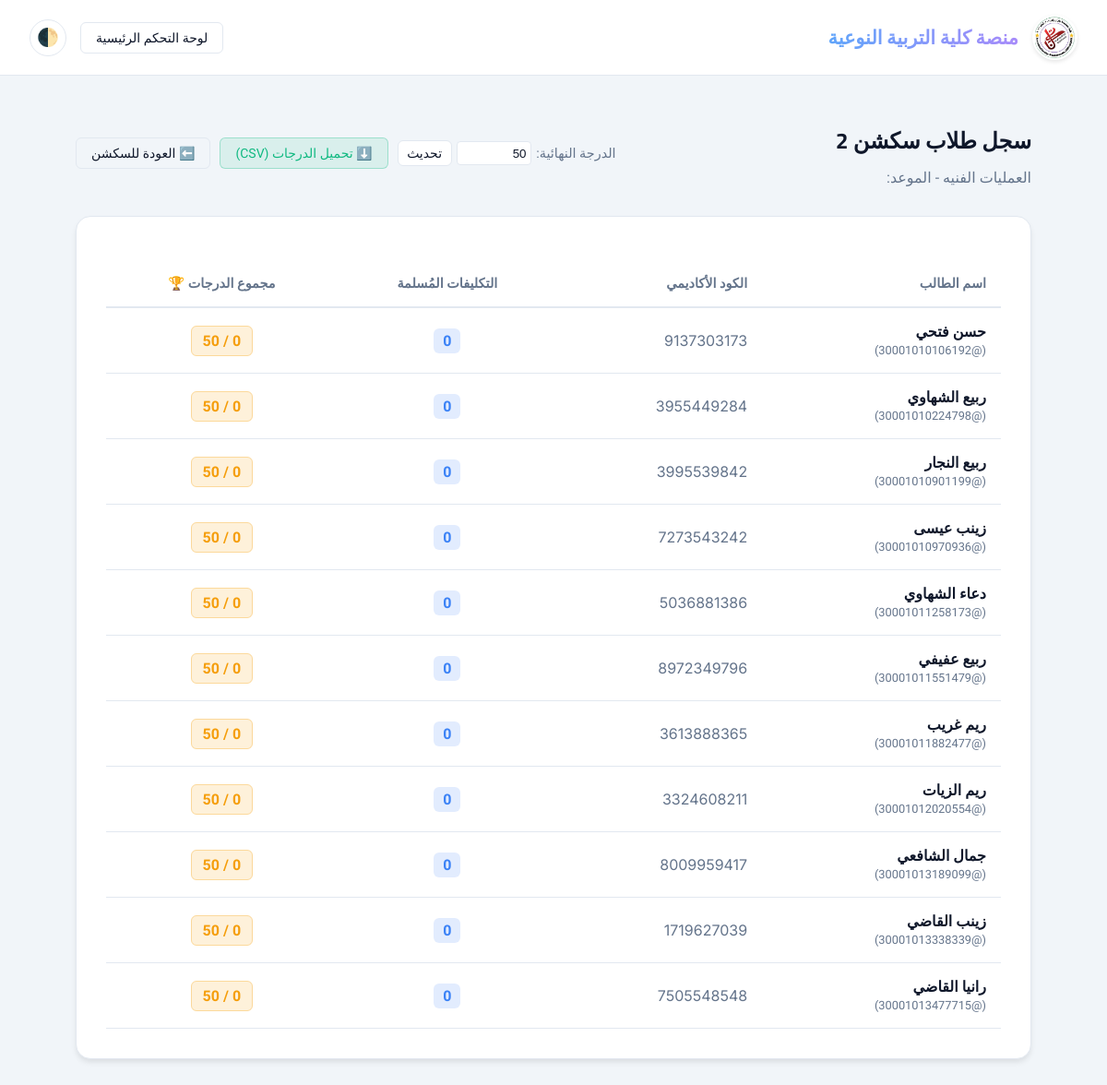
Page /section/7/roster/ (signed in) on the committed database.
### lms_app/models.py (models this page shows, shortened)
class SubjectSection(models.Model):
    subject = models.ForeignKey(
        Subject,
        on_delete=models.CASCADE,
        related_name='subject_sections'
    )
    section_group = models.IntegerField(choices=[(i, str(i)) for i in range(1, 6)])
    instructor = models.ForeignKey(
        User,
        on_delete=models.SET_NULL,
        null=True,
        limit_choices_to={'role': User.Role.DOCTOR},
        related_name='sections_taught'
    )
    section_day = models.IntegerField(choices=Subject.DAYS_OF_WEEK, null=True, blank=True)
    max_total_grade = models.IntegerField(default=50)
    class Meta:
        unique_together = ('subject', 'section_group')
    @property
    def students(self):
        return self.subject.enrolled_students.filter(role=User.Role.STUDENT, section_group=self.section_group)

class Subject(models.Model):
    DAYS_OF_WEEK = (
        (0, 'Monday'),
        (1, 'Tuesday'),
        (2, 'Wednesday'),
        (3, 'Thursday'),
        (4, 'Friday'),
        (5, 'Saturday'),
        (6, 'Sunday'),
    )
    name = models.CharField(max_length=200)
    code = models.CharField(max_length=20, unique=True, null=True, blank=True, verbose_name="كود المادة")
    description = models.TextField(blank=True)
    official_book = models.FileField(upload_to=get_book_upload_path, blank=True, null=True)
    professor = models.ForeignKey(
        User,
        on_delete=models.SET_NULL,
        null=True,
        limit_choices_to={'role': User.Role.DOCTOR},
        related_name='subjects_taught'
    )
    lecture_day = models.IntegerField(choices=DAYS_OF_WEEK, null=True, blank=True)
    academic_year = models.IntegerField(choices=User.ACADEMIC_YEAR_CHOICES, default=1)
    max_total_grade = models.IntegerField(default=100)

class User(AbstractUser):
    class Role(models.TextChoices):
        ADMIN = 'ADMIN', _('Admin')
        DOCTOR = 'DOCTOR', _('Doctor')
        STUDENT = 'STUDENT', _('Student')
    ACADEMIC_YEAR_CHOICES = (
        (1, 'First Year'),
        (2, 'Second Year'),
        (3, 'Third Year'),
        (4, 'Fourth Year'),
    )
    role = models.CharField(max_length=20, choices=Role.choices, default=Role.STUDENT)
    university_id = models.CharField(max_length=20, unique=True, null=True, blank=True)
    department = models.CharField(max_length=100, blank=True)
    academic_year = models.IntegerField(choices=ACADEMIC_YEAR_CHOICES, default=1, null=True, blank=True)
    section_group = models.IntegerField(
        null=True,
        blank=True,
        help_text=_('Section 1 to 5')
    )
    date_of_birth = models.DateField(null=True, blank=True)
    gender = models.CharField(max_length=10, choices=[('Male', 'Male'), ('Female', 'Female')], null=True, blank=True)
    needs_review = models.BooleanField(default=False, help_text=_('Flagged for manual review (e.g. English name translation)'))
    profile_picture = models.ImageField(upload_to='profile_pics/', blank=True, null=True)
    registered_subjects = models.ManyToManyField('Subject', blank=True, related_name='enrolled_students')
    REQUIRED_FIELDS = ['email', 'role']

### lms_app/views.py (the view)
# urls.py: path('section/<int:section_id>/roster/', views.section_roster, name='section_roster'),
@login_required(login_url='/login/')
@user_passes_test(is_doctor, login_url='/login/')
def section_roster(request, section_id):
    section = get_object_or_404(SubjectSection, id=section_id)
    if section.instructor != request.user and section.subject.professor != request.user:
        messages.error(request, "غير مصرح لك بعرض بيانات هذا السكشن")
        return HttpResponseRedirect(request.META.get('HTTP_REFERER', '/doctor/dashboard/'))
    assign_sum = Submission.objects.filter(
        student=OuterRef('pk'), assignment__subject_section=section
    ).values('student').annotate(total=Sum('grade')).values('total')
    assign_count = Submission.objects.filter(
        student=OuterRef('pk'), assignment__subject_section=section
    ).values('student').annotate(c=Count('id')).values('c')
    exam_sum = ExamAttempt.objects.filter(
        student=OuterRef('pk'), exam__subject_section=section, exam__exam_type='SECTION', is_submitted=True
    ).values('student').annotate(total=Sum('score')).values('total')
    exam_count = ExamAttempt.objects.filter(
        student=OuterRef('pk'), exam__subject_section=section, exam__exam_type='SECTION', is_submitted=True
    ).values('student').annotate(c=Count('id')).values('c')
    students = list(section.students.annotate(
        submission_count=Coalesce(Subquery(assign_count, output_field=IntegerField()), 0),
        assignment_grade=Coalesce(Subquery(assign_sum, output_field=IntegerField()), 0),
        exam_attempt_count=Coalesce(Subquery(exam_count, output_field=IntegerField()), 0),
        exam_grade=Coalesce(Subquery(exam_sum, output_field=IntegerField()), 0),
    ).annotate(
        total_grade=F('assignment_grade') + F('exam_grade')
    ).order_by('username').prefetch_related(
        Prefetch('exam_attempts', queryset=ExamAttempt.objects.filter(
            exam__subject_section=section,
            exam__exam_type='SECTION',
            is_submitted=True
        ), to_attr='section_exam_attempts')
    ))
    exams = Exam.objects.filter(subject=section.subject, subject_section=section, exam_type='SECTION').order_by('created_at')
    for student in students:
        attempt_dict = {attempt.exam_id: attempt.score for attempt in student.section_exam_attempts}
        student.ordered_exam_scores = [attempt_dict.get(exam.id, None) for exam in exams]
    return render(request, 'section_roster.html', {
        'section': section,
        'students': students,
        'exams': exams
    })

### lms_app/context_processors.py (called while the page is built)
def active_announcement(request):
    return {
        'GLOBAL_ANNOUNCEMENT': GlobalAnnouncement.objects.filter(is_active=True).last()
    }

def user_notifications(request):
    if request.user.is_authenticated:
        return {'USER_NOTIFICATIONS': request.user.notifications.filter(is_read=False).order_by('-created_at')}
    return {'USER_NOTIFICATIONS': []}

### lms_app/views.py (called while the page is built)
def is_doctor(user):
    return user.is_authenticated and user.role == User.Role.DOCTOR

### lms_app/templates/section_roster.html (shortened to what this page needs)
{% load static %}
<!DOCTYPE html>
<html lang="ar" dir="rtl">
<head>
</head>
<body>
    <nav class="navbar">
                <a style="display: flex; align-items: center; gap: 15px; text-decoration: none;" href="
    {% if request.user.is_authenticated %}
        {% if request.user.role == 'STUDENT' %}
            {% url 'student_dashboard' %}
        {% elif request.user.role == 'DOCTOR' %}
            {% url 'doctor_dashboard' %}
        {% else %}
            {% url 'login' %}
        {% endif %}
    {% else %}
        {% url 'login' %}
    {% endif %}
">
            <img src="{% static 'images/logo_nav.png' %}" alt="University Logo" style="height: 45px; width: 45px; object-fit: contain; background-color: white; border-radius: 50%; padding: 2px; box-shadow: 0 2px 4px rgba(0,0,0,0.1);">
            <h1 style="font-family: 'Cairo', sans-serif !important; font-weight: 700; font-size: 1.3rem; color: var(--text-primary); margin: 0;">منصة كلية التربية النوعية</h1>
        </a>
        <div style="display: flex; align-items: center; gap: 15px;">
            <a href="{% url 'doctor_dashboard' %}" class="action-btn">لوحة التحكم الرئيسية</a>
            <button id="theme-toggle" type="button" class="btn" style="background: var(--surface-card); border: 1px solid var(--border-color); color: var(--text-primary); border-radius: 50%; width: 40px; height: 40px; display: flex; align-items: center; justify-content: center; font-size: 1.2rem; cursor: pointer; transition: all 0.3s ease; padding: 0;">🌓</button>
        </div>
    </nav>
    <div class="container">
        <div style="display: flex; justify-content: space-between; align-items: center; margin-bottom: 2rem;">
            <div>
                <h2 style="margin: 0; color: var(--text-primary);">سجل طلاب سكشن {{ section.section_group }}</h2>
                <p style="color: var(--text-muted); margin: 0.5rem 0 0 0;">{{ section.subject.name }} - الموعد: {{ section.get_day_of_week_display }} {{ section.start_time|time:"H:i" }}</p>
            </div>
            <div style="display: flex; gap: 10px;">
                <form action="{% url 'update_section_grade' section.id %}" method="post" style="display: flex; gap: 5px; align-items: center;">
                    <label for="max_grade" style="color: var(--text-muted); font-size: 0.9rem;">الدرجة النهائية:</label>
                    <input type="number" name="max_grade" value="{{ section.max_total_grade }}" min="1" style="width: 70px; padding: 0.3rem; border: 1px solid var(--border-color); border-radius: 4px; background: var(--surface-card); color: var(--text-primary);">
                    <button type="submit" class="action-btn" style="padding: 0.3rem 0.6rem; background: var(--surface-card);">تحديث</button>
                </form>
                <a href="{% url 'export_grades_csv_section' section.subject.id section.id %}" class="action-btn" style="background-color: rgba(16, 185, 129, 0.1); color: #10b981; border-color: rgba(16, 185, 129, 0.3);">⬇️ تحميل الدرجات (CSV)</a>
                <a href="{% url 'section_detail' section.id %}" class="action-btn">⬅️ العودة للسكشن</a>
            </div>
        </div>
        <div class="interactive-card">
            <table>
                <thead>
                    <tr style="border-bottom: 2px solid var(--border-color);">
                        <th style="white-space: nowrap;">اسم الطالب</th>
                        <th style="white-space: nowrap;">الكود الأكاديمي</th>
                        <th style="white-space: nowrap; text-align: center;">التكليفات المُسلمة</th>
                        <th style="white-space: nowrap; text-align: center;">مجموع الدرجات 🏆</th>
                    </tr>
                </thead>
                <tbody>
                    {% for student in students %}
                    <tr>
                        <td style="font-weight: 600; white-space: nowrap;">{{ student.first_name }} {{ student.last_name }} <br><span style="color: var(--text-muted); font-size: 0.8rem; font-weight: normal;">(@{{ student.username }})</span></td>
                        <td class="inter-font" style="color: var(--text-muted); white-space: nowrap; vertical-align: middle;">{{ student.university_id|default:"-" }}</td>
                        <td style="text-align: center; vertical-align: middle;"><span style="background: rgba(59, 130, 246, 0.15); color: #3b82f6; padding: 4px 10px; border-radius: 6px; font-weight: bold;">{{ student.submission_count }}</span></td>
                        <td style="text-align: center; vertical-align: middle;"><span style="background: rgba(245, 158, 11, 0.15); color: #f59e0b; border: 1px solid rgba(245, 158, 11, 0.3); padding: 6px 12px; border-radius: 6px; font-weight: bold;">{{ student.total_grade }} / {{ section.max_total_grade }}</span></td>
                    </tr>
                    {% empty %}
                    <tr>
                        <td colspan="100" style="text-align: center; color: var(--text-muted); padding: 2rem;">لا يوجد طلاب مسجلين في هذا السكشن.</td>
                    </tr>
                    {% endfor %}
                </tbody>
            </table>
        </div>
    </div>
</body>
</html>

### lms_app/templates/section_roster.html (style rules this page uses)
body, p, span, div, td, th { font-family: 'Tajawal', sans-serif !important; }
h1, h2, h3, h4, h5, h6 { font-family: 'Cairo', sans-serif !important; font-weight: 700; }
.badge, .inter-font { font-family: 'Inter', 'Tajawal', sans-serif !important; }
:root { --bg-main: #f1f5f9; --surface-card: #ffffff; --text-primary: #0f172a; --text-muted: #64748b; --brand-primary: #4f46e5; --brand-hover: #4338ca; --border-color: #e2e8f0; --shadow-sm: 0 1px 3px rgba(0,0,0,0.1); --shadow-md: 0 4px 6px -1px rgba(0,0,0,0.1); --shadow-hover: 0 20px 25px -5px rgba(79, 70, 229, 0.15); --transition-speed: 0.3s; }
body { background-color: var(--bg-main) !important; color: var(--text-primary) !important; transition: background-color var(--transition-speed) ease, color var(--transition-speed) ease; margin: 0; min-height: 100vh; }
.navbar { width: 100%; background: var(--surface-card); backdrop-filter: blur(10px); border-bottom: 1px solid var(--border-color); padding: 1rem 2rem; display: flex; justify-content: space-between; align-items: center; box-sizing: border-box; position: sticky; top: 0; z-index: 100; }
.navbar h1 { margin: 0; font-size: 1.25rem; background: linear-gradient(to right, #60a5fa, #a78bfa); -webkit-background-clip: text; -webkit-text-fill-color: transparent; }
.container { max-width: 1100px; width: 100%; margin: 0 auto; padding: 3rem 2rem; box-sizing: border-box; }
.interactive-card { background-color: var(--surface-card) !important; border: 1px solid var(--border-color) !important; border-radius: 16px !important; box-shadow: var(--shadow-md) !important; padding: 2rem; overflow-x: auto; }
.action-btn { background-color: transparent; color: var(--text-primary); border: 1px solid var(--border-color); padding: 0.5rem 1rem; border-radius: 6px; text-decoration: none; font-size: 0.875rem; transition: all 0.2s; display: inline-block; }
table { width: 100%; border-collapse: collapse; text-align: right; margin-top: 1rem; }
th { background-color: var(--surface-card); color: var(--text-muted); padding: 1rem; font-size: 0.9rem; border-bottom: 2px solid var(--border-color); }
td { padding: 1rem; color: var(--text-primary); border-bottom: 1px solid var(--border-color); transition: background-color 0.2s; }

### rows in the picture
SubjectSection: section_group "2", subject.name "العمليات الفنيه", max_grade "50", max_total_grade "50"
User: first_name "حسن", last_name "فتحي", username "30001010106192", university_id "9137303173", submission_count "0", total_grade "0"
User: first_name "ربيع", last_name "الشهاوي", username "30001010224798", university_id "3955449284", submission_count "0", total_grade "0"
User: first_name "ربيع", last_name "النجار", username "30001010901199", university_id "3995539842", submission_count "0", total_grade "0"
User: first_name "زينب", last_name "عيسى", username "30001010970936", university_id "7273543242", submission_count "0", total_grade "0"
User: first_name "دعاء", last_name "الشهاوي", username "30001011258173", university_id "5036881386", submission_count "0", total_grade "0"
User: first_name "ربيع", last_name "عفيفي", username "30001011551479", university_id "8972349796", submission_count "0", total_grade "0"
User: first_name "ريم", last_name "غريب", username "30001011882477", university_id "3613888365", submission_count "0", total_grade "0"
User: first_name "ريم", last_name "الزيات", username "30001012020554", university_id "3324608211", submission_count "0", total_grade "0"
User: first_name "جمال", last_name "الشافعي", username "30001013189099", university_id "8009959417", submission_count "0", total_grade "0"
User: first_name "زينب", last_name "القاضي", username "30001013338339", university_id "1719627039", submission_count "0", total_grade "0"
User: first_name "رانيا", last_name "القاضي", username "30001013477715", university_id "7505548548", submission_count "0", total_grade "0"
